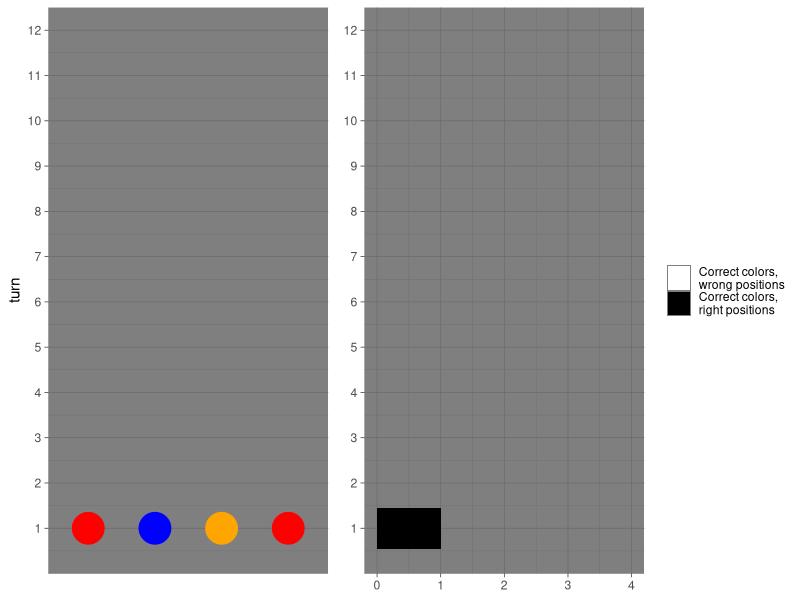

Generate this figure with R:
# class representing a game log for one game
GameLog <- R6::R6Class("GameLog",
  private = list(
    .max_turns = NA,
    .code_length = NA
  ),
  public = list(
    events = NA,
    initialize = function(time,
                          code_length,
                          max_turns) {
      # check input
      checkmate::assert_posixct(time, upper = Sys.time())
      checkmate::assert_integerish(code_length,
        len = 1,
        any.missing = FALSE,
        lower = 2
      )

      checkmate::assert_count(max_turns, positive = TRUE)

      # construct data with the right dimensions                                                        lower = 2)
      event_matrix <- matrix(NA, nrow = 0, ncol = code_length + 4)
      event_data <- data.frame(event_matrix)
      # add log entry for starting the game
      first_entry <- c(
        list(time, "start new game"),
        as.list(rep(NA, code_length)),
        list(0, 0, max_turns)
      )
      event_data <- rbind(event_data, first_entry)
      # add meaningful names
      names(event_data) <- c(
        "time", "event",
        paste("pos", seq_len(code_length), sep = ""),
        "positions_correct",
        "colors_correct",
        "remaining_turns"
      )
      # change format of time
      event_data$time <- as.POSIXct(event_data$time, origin = "1970/01/01")
      # assign it to the events attribute
      self$events <- event_data
      # assign max_turns and code_length to the corresponding attributes
      private$.max_turns <- max_turns
      private$.code_length <- code_length
    },
    new_event = function(time,
                         event_name,
                         guesses,
                         pos_correct,
                         col_correct,
                         turns) {
      # check input
      checkmate::assert_posixct(time, upper = Sys.time())
      checkmate::assert_choice(event_name, c(
        "guess",
        "game won",
        "game lost"
      ))
      checkmate::assert_character(guesses, min.chars = 1)
      checkmate::assert_count(pos_correct)
      checkmate::assert_count(col_correct)
      checkmate::assert_count(turns)

      # add to game log
      new_entry <- c(
        list(time, event_name),
        as.list(guesses),
        list(pos_correct, col_correct, turns)
      )
      self$events <- rbind(self$events, new_entry)
    },
    print = function() {
      print(self$events)
    },
    plot = function() {
      # check if there have already been guesses made
      if (nrow(self$events) == 1) {
        stop("No guesses have been made yet")
      }
      # save variables in calling environment for easier readability
      max_turns <- private$.max_turns
      code_length <- private$.code_length
      # get columns which contain color-guesses
      pos_columns <- stringr::str_detect(names(self$events), "^pos[:digit:]+")
      pos_columns <- self$events[-1, pos_columns]
      # create grid for plot of guesses
      guesses_grid <- data.frame(tidyr::pivot_longer(pos_columns,
        cols = names(pos_columns)
      ))
      # add turn variable
      guesses_grid$turn <- rep(seq_len(nrow(pos_columns)), each = code_length)
      # rename variables
      names(guesses_grid) <- c("position", "color", "turn")
      # compute a visually attractive number of breaks for turn axis
      turn_break_steps <- ceiling(max_turns / 12)
      turn_breaks <- seq(1, max_turns, by = turn_break_steps)
      # compute a nice size for the dots
      dot_size <- min(50 / code_length,
                      12.5 * 10 / max_turns)
      # plot colors in grid
      guess_plot <- ggplot2::ggplot(
        data = guesses_grid,
        mapping = ggplot2::aes(turn,
          position,
          color = color
        )
      ) +
        # change according to guess
        ggplot2::scale_color_manual(
          breaks = unique(guesses_grid$color),
          values = unique(guesses_grid$color)
        ) +
        ggplot2::geom_point(size = dot_size) +
        ggplot2::scale_y_discrete(name = NULL,
                                  breaks = NULL) +
        # extend axis to maximal allowed turns manually
        ggplot2::scale_x_continuous(
          name = "turn",
          breaks = turn_breaks,
          limits = c(0, max_turns + 0.5),
          # expand is necessary for axis being on the same height
          expand = ggplot2::expansion(add = 0)
        ) +
        ggplot2::theme_dark() +
        ggplot2::theme(legend.position = "none") +
        ggplot2::coord_flip()

      # extract feedback information from events
      feedback_information <- self$events[-1, c("positions_correct", "colors_correct")]
      # transform into long format
      feedback_long <- data.frame(tidyr::pivot_longer(feedback_information,
        cols = names(feedback_information)
      ))
      # add turn variable
      feedback_long$turn <- rep(seq_len(nrow(feedback_information)), each = 2)
      # rename variables
      names(feedback_long) <- c("feedback_type", "frequency", "turn")
      # plot bar chart showing frequencys
      feedback_plot <- ggplot2::ggplot(feedback_long, mapping = ggplot2::aes(turn,
        frequency,
        fill = feedback_type
      )) +
        ggplot2::geom_bar(position = "stack", stat = "identity") +
        ggplot2::scale_y_continuous(
          name = NULL,
          breaks = seq(0, code_length),
          limits = c(0, code_length)
        ) +
        ggplot2::scale_x_continuous(
          name = NULL,
          breaks = turn_breaks,
          limits = c(0, max_turns + 0.5),
          # expand is necessary for axis being on the same height
          expand = ggplot2::expansion(add = 0)
        ) +
        # change the title, labels and colors of legend
        ggplot2::theme(legend.title = ggplot2::element_blank()) +
        ggplot2::scale_fill_manual(
          labels = c("Correct colors,\nwrong positions",
                     "Correct colors,\nright positions"),
          values = c("white", "black")
        ) +
        ggplot2::theme_dark() +
        ggplot2::theme(legend.title = ggplot2::element_blank()) +
        ggplot2::coord_flip()

      # Combine the plots
      g <- gridExtra::gtable_cbind(ggplot2::ggplotGrob(guess_plot),
        ggplot2::ggplotGrob(feedback_plot),
        size = "max"
      )

      # Draw it
      grid::grid.newpage()
      grid::grid.draw(g)
    }
  )
)

# Class representing a score board for a specific configuration of games
ScoreBoard <- R6::R6Class("ScoreBoard",
  private = list(
    .n_colors = NA,
    .code_length = NA,
    .allow_duplicates = NA,
    .scores = NA
  ),
  public = list(
    initialize = function(colors,
                          code_length,
                          allow_duplicates) {
      # input  checking
      # currently are maximal 12 different colors available
      checkmate::assert_integerish(colors,
        len = 1,
        any.missing = FALSE,
        lower = 2,
        upper = 12
      )
      checkmate::assert_integerish(code_length,
        len = 1,
        any.missing = FALSE,
        lower = 2
      )
      checkmate::assert_flag(allow_duplicates)

      # assign values
      private$.n_colors <- colors
      private$.code_length <- code_length
      private$.allow_duplicates <- allow_duplicates

      # create score table
      private$.scores <- data.frame(matrix(NA, 0, 4))
    },
    print = function() {
      print(private$.scores)
    },
    new_entry = function(date,
                         player_name,
                         turns_played,
                         game_duration) {
      # check input
      checkmate::assert_character(player_name,
        len = 1,
        min.chars = 1, any.missing = FALSE
      )

      # if date has a tzone attribute, delete it, so that assertion will work
      attributes(date)$tzone <- NULL

      # proceed with input checks
      checkmate::assert_posixct(date, upper = Sys.time())
      checkmate::assert_count(turns_played, positive = TRUE)
      checkmate::assert_number(game_duration)
      checkmate::assert_class(game_duration, "Duration")

      # add values to score board
      score_board <- rbind(private$.scores, list(
        date,
        player_name,
        turns_played,
        game_duration
      ))
      # after first entries names must be set
      if (nrow(score_board) == 1) {
        names(score_board) <- c(
          "date",
          "player",
          "turns_played",
          "game_duration"
        )
        # change format of time
        score_board$date <- as.POSIXct(score_board$date,
          origin = "1970/01/01"
        )
      }
      score_board <- dplyr::arrange(
        score_board,
        turns_played,
        game_duration
      )
      private$.scores <- score_board
    }
  ),
  # access the attributes via active bindings from outside the class
  active = list(
    n_colors = function() {
      private$.n_colors
    },
    code_length = function() {
      private$.code_length
    },
    allow_duplicates = function() {
      private$.allow_duplicates
    }
  )
)


# class representing a game of Mastermind
Game <- R6::R6Class("Game",
  private = list(
    .player = NA,
    .n_colors = NA,
    .colors = NA,
    .code_length = NA,
    .allow_duplicates = NA,
    .max_turns = NA,
    .code = NA,
    .turns_played = NA,
    .game_log = NA,
    find_score_board = function() {
      # find all environment objects
      environments <- ls.str(mode = "environment", envir = globalenv())
      # loop over environments to find the score boards and check their configs
      for (object_name in environments) {
        object <- eval(parse(text = object_name))
        # if the object is a ScoreBoard, check its configuration
        if (class(object)[[1]] == "ScoreBoard") {
          # if the configuration fits return the object
          if (object$n_colors == private$.n_colors &&
            object$code_length == private$.code_length &&
            object$allow_duplicates == private$.allow_duplicates) {
            return(object)
          }
        }
      }
      # otherwise return an error
      stop("corresponding score board not found")
    }
  ),
  public = list(
    # used to open a new game
    initialize = function(player_name,
                          colors = 6,
                          code_length = 4,
                          allow_duplicates = TRUE,
                          max_turns = 12) {

      # check input
      checkmate::assert_character(player_name,
        len = 1,
        min.chars = 1, any.missing = FALSE
      )
      checkmate::assert_flag(allow_duplicates)
      # colors must be either a numeric value or a vector of colors
      # currently are maximal 12 different colors available
      checkmate::assert(
        checkmate::check_integerish(colors,
          len = 1,
          any.missing = FALSE,
          lower = 2,
          upper = 12
        ),
        checkmate::check_subset(colors, colors())
      )
      # if no duplicates are allowed in the code,
      # the length of the code is restricted to the number of colors
      checkmate::assert_integerish(code_length,
        len = 1,
        any.missing = FALSE,
        lower = 2,
        upper = ifelse(allow_duplicates, Inf,
                       ifelse(is.numeric(colors), colors, length(colors)))
      )
      checkmate::assert_count(max_turns,
        positive = TRUE
      )
      # set variables
      private$.player <- player_name

      # if colors is a number create a palette
      if (is.numeric(colors)) {
        # default list of colors
        potential_colors <-
          c(
            "red", "blue", "yellow", "green", "orange", "white",
            "purple", "brown", "pink", "cyan", "magenta", "turquoise"
          )

        private$.n_colors <- colors
        private$.colors <- potential_colors[seq_len(colors)]
      } else {
        # otherwise use the colors
        private$.n_colors <- length(colors)
        private$.colors <- colors
      }

      private$.code_length <- code_length
      private$.allow_duplicates <- allow_duplicates
      private$.max_turns <- max_turns
      private$.turns_played <- 0
      private$.game_log <- GameLog$new(
        Sys.time(),
        code_length,
        max_turns
      )

      # generate randomized code
      private$.code <- sample(private$.colors,
        size = code_length,
        replace = allow_duplicates
      )
      # print game setup
      cat("Setup game... \n")
      cat("Use colors {", private$.colors, "} for guesses \n")
    },
    # prints information on the current game, without showing the code
    print = function() {
      cat("Player Name: ", private$.player, "\n")
      cat("Allowed colors: ", private$.colors, "\n")
      cat("Code length: ", private$.code_length, "\n")
      cat("Duplicates allowed: ", private$.allow_duplicates, "\n")
      cat("Maximum of turns: ", private$.max_turns, "\n")
      cat("Turns played: ", private$.turns_played, "\n")
      cat("Turns remaining: ", private$.max_turns - private$.turns_played)
    },
    plot = function() {
      # simply uses the plot method on .game_log
      private$.game_log$plot()
    },
    # reset current game (new code with same configurations)
    # name can be adapted
    reset = function(player_name = private$.player) {
      # check input
      checkmate::assert_character(player_name,
                                  len = 1,
                                  min.chars = 1, any.missing = FALSE
      )
      # generate random code
      private$.player <- player_name
      private$.code <- sample(private$.colors,
        size = private$.code_length,
        replace = private$.allow_duplicates
      )
      private$.turns_played <- 0
      private$.game_log <- GameLog$new(
        Sys.time(),
        private$.code_length,
        private$.max_turns
      )
      cat("Reset game... \n")
      cat("Use colors {", private$.colors, "} for guesses \n")
    },
    # method to guess the code
    guess = function(..., show_logs = FALSE) {
      guess <- c(...)
      ## check input
      # the guess must have the same length as the code
      checkmate::assert_character(guess,
        len = private$.code_length
      )
      # all entries of the vector must be in the pre-defined colors
      checkmate::assert_subset(guess, private$.colors)
      # check show_legs to be a logical value
      checkmate::assert_flag(show_logs)
      # check duplicates are not allowed check if condition is fulfilled
      if (!(private$.allow_duplicates)) {
        if (!identical(guess, unique(guess))) {
          stop("'guess' invalid: duplicates are not allowed")
        }
      }
      # increase played turns
      private$.turns_played <- private$.turns_played + 1
      # turns left
      turns_left <- private$.max_turns - private$.turns_played
      # compare guess with the code
      code <- private$.code
      # number of right colors at right position
      correct_pos <- sum(guess == code)
      # number of right colors at wrong position
      remaining_code <- code[guess != code]
      remaining_guess <- guess[guess != code]
      correct_col <- 0
      for (color in remaining_guess) {
        i <- 1
        while (i <= length(remaining_code)) {
          if (color == remaining_code[i]) {
            correct_col <- correct_col + 1
            remaining_code <- remaining_code[-i]
            break
          }
          i <- i + 1
        }
      }
      if (correct_pos == private$.code_length) {
        # compute game duration
        events <- private$.game_log$events
        start_time <- events[1, 1]
        end_time <- Sys.time()
        time_score <- lubridate::as.duration(difftime(end_time, start_time))

        # add entry to game log
        private$.game_log$new_event(
          end_time,
          "game won",
          guess,
          correct_pos,
          correct_col,
          turns_left
        )

        # look if the score board for this configuration already exists
        score_board <- try(private$find_score_board(), silent = TRUE)
        # if score_board is not found create it
        if (class(score_board)[[1]] == "try-error") {
          score_board_name <- paste("score_board",
            private$.n_colors,
            private$.code_length,
            private$.allow_duplicates,
            sep = "_"
          )
          assign(score_board_name, ScoreBoard$new(
            private$.n_colors,
            private$.code_length,
            private$.allow_duplicates
          ),
          envir = globalenv()
          )
          score_board <- eval(parse(text = score_board_name))
        }

        # add new entry to score_board
        score_board$new_entry(
          start_time,
          private$.player,
          private$.turns_played,
          time_score
        )

        # plot guess
        private$.game_log$plot()

        # print congratulations and game stats
        cat("Congratulations! You have won the game! \n")
        cat("\n Game stats: \n")
        self$print()
        cat("\n")
        cat(paste("Finished in: ", time_score))
        cat("\n\n")
        self$reset()
      }
      else if (turns_left == 0) {
        # compute game duration
        events <- private$.game_log$events
        start_time <- events[1, 1]
        end_time <- Sys.time()
        time_score <- lubridate::as.duration(difftime(end_time, start_time))

        # add entry to game log
        private$.game_log$new_event(
          end_time,
          "game lost",
          guess,
          correct_pos,
          correct_col,
          turns_left
        )

        # plot guess
        private$.game_log$plot()

        # print GAME OVER message and game stats
        cat("GAME OVER \n")
        cat("The actual code was: ", private$.code, "\n")
        cat("\n Game stats: \n")
        self$print()
        cat("\n")
        cat(paste("Game duration: ", time_score))
      } else {
        # add entry to game log
        private$.game_log$new_event(
          Sys.time(),
          "guess",
          guess,
          correct_pos,
          correct_col,
          turns_left
        )
        # print game log if show_logs is set to TRUE
        if (show_logs) {
          private$.game_log$print()
        }
        # plot guess
        private$.game_log$plot()
      }
    }
  ),
  # active binding to print game log
  active = list(
    game_log = function() {
      private$.game_log
    }
  )
)

# play casual
game2 <- Game$new("marc")
game2$guess("red", "blue", "orange", "red")
